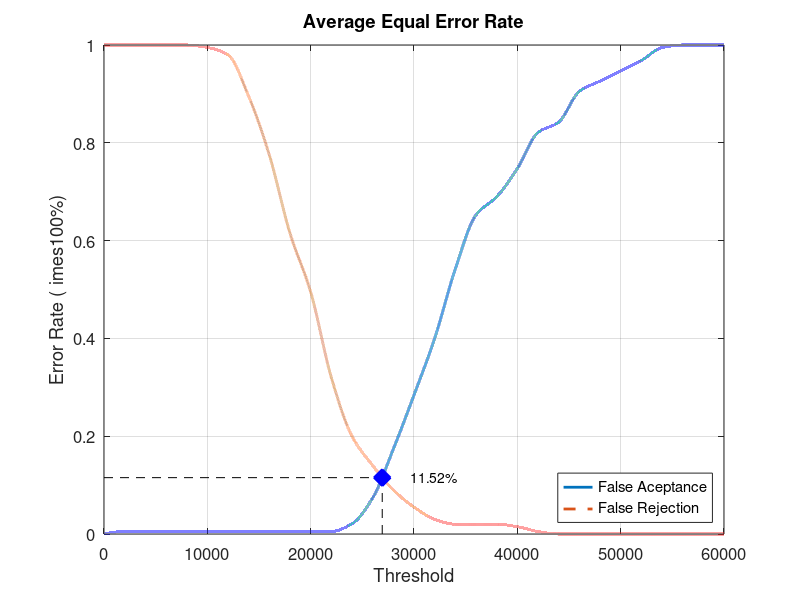
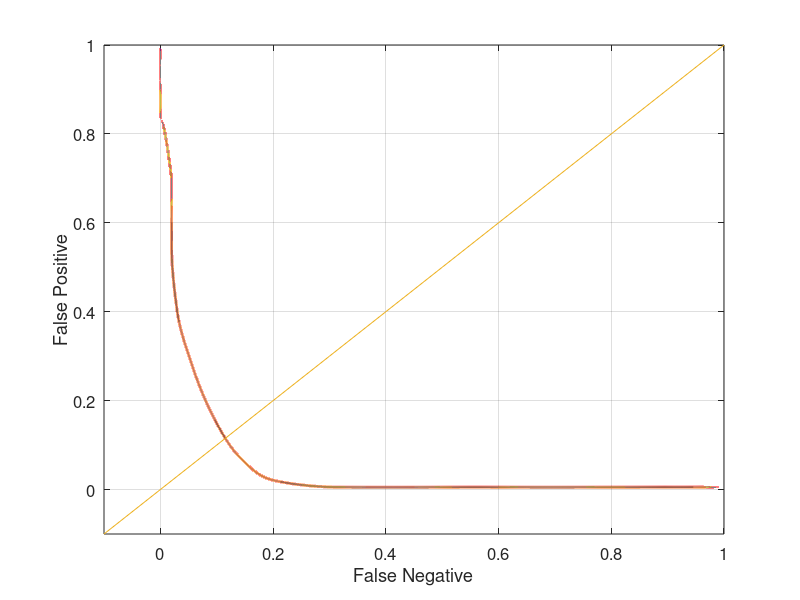

These figures' MATLAB source, in order:
close all;
clear;
clc;
x = 0:2000:60000;
xq = 0:0.5:60000;

y0 = [0 0.00526316 0.00526316 0.00526316 0.00526316 0.00526316 0.00526316 0.00526316 0.00526316 0.00526316 0.00526316 0.00526316 0.0210526 0.0736842 0.173684 0.284211 0.4 0.542105 0.652632 0.689474 0.747368 0.821053 0.842105 0.905263 0.926316 0.947368 0.968421 0.994737 1 1 1]
yy0 = interp1(x, y0, xq, 'pchip');
y1 = [1 1 1 1 1 0.995 0.98 0.895 0.775 0.615 0.495 0.32 0.2 0.14 0.09 0.055 0.03 0.02 0.02 0.02 0.015 0.005 0 0 0 0 0 0 0 0 0]
yy1 = interp1(x, y1, xq, 'pchip');

% Calculating EER: 
y2 = abs(y0 - y1);
find(y2 == min(y2))
yy2 = abs(yy0 - yy1);
xEER = find(yy2 == min(yy2));
xEERIndex = xq(xEER) % X-axis EER
yEER = yy0(xEER) % Y-axis EER

main = figure
plot(xq, yy0,'-','LineWidth', 2);	hold on
plot(xq, yy1,'--','LineWidth', 2);	hold on
plot([xEERIndex xEERIndex], [0 yEER], 'k--');	hold on
plot([0 xEERIndex], [yEER yEER], 'k--');	hold on
plot(xEERIndex, yEER, 'bx', 'LineWidth', 10);	hold on
text(xEERIndex + 10 * xEERIndex / 100, yEER, [num2str(round((10000 * yEER)) / 100) '%'])
legend('False Aceptance', 'False Rejection', 'Location', 'SouthEast')
xlabel('Threshold')
ylabel('Error Rate (	imes100%)')
title('Average Equal Error Rate')
set(gca, 'FontSize', 12)
axis([0 60000 0 1])
grid on

print(main, 'Database4_2Main', '-dpng');
FNRxFPR = figure('Color', [1 1 1]);
plot(yy1, yy0, '-', yy1, yy0, 'LineWidth', 2);
hold on
y = -0.1:0.1:1
plot(y, y); 
set(gca, 'FontSize', 12)
xlabel('False Negative')
ylabel('False Positive')
axis([-0.1 1 -0.1 1])
set(gca, 'FontSize', 12)
grid on

print(FNRxFPR, 'Database4_2FNRxFPR','-dpng');
